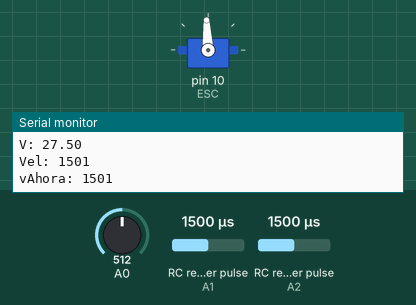
The sketch below on a simulated Arduino Uno, built with avr-gcc and run on an emulated ATmega328P. Shown: servo, the last lines printed to the serial monitor. Wiring (inferred from the names in the program): 2 × RC receiver channel: data A1 / data A2. The inputs (shaded band) are chosen by the test bench; at power-on: RC receiver pulse (sensors on A1, A2) 1500 µs, A0 = 512.

Above: at 1.2 s.
1.3 s: RC receiver pulse (sensor on A1) set to 1750 µs
At 1.9 s:
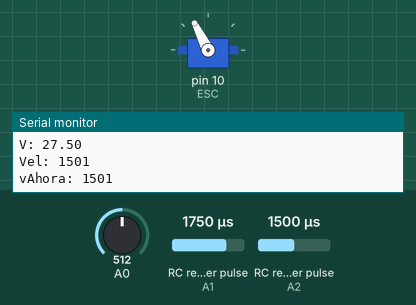
4.3 s: A0 set to 230
5.8 s: A0 set to 217
At 7.13 s:
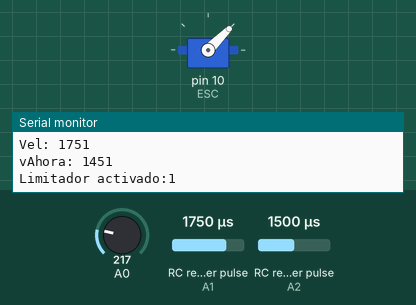
8.8 s: RC receiver pulse (sensor on A2) set to 1591 µs
11.8 s: RC receiver pulse (sensor on A2) set to 1614 µs
13.3 s: RC receiver pulse (sensor on A1) set to 1980 µs
At 14.7 s:
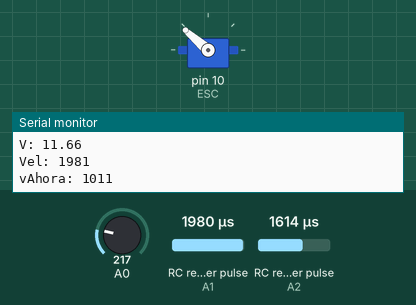
Timing chart, 0 to 15.8 s (numbered marks = the images above; inputs shaded):
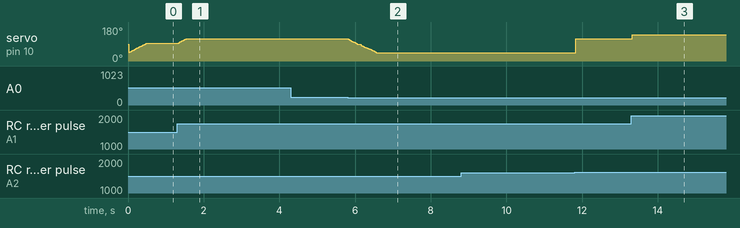

The sketch:

Arduino_VControl.ino
```cpp
#include <Servo.h>

Servo ESC;
int Receptor_CH3 = A1;
int Receptor_CH5 = A2;

float Varduino = 5; // valor real de la alimentacion de Arduino, Vcc
float R1 = 1000000; // 1M
float R2 = 100000; // 100K

float Vfinal = 0;
int velocidad = 1000;
int vAhora = 1000;
int velmin = 1000;
int incremento = 20;
int voltage_max = 12.5;

int iteraciones_escritura=50;
int escribe = 0;


void setup() {
pinMode(Receptor_CH3, INPUT);
pinMode(Receptor_CH5, INPUT);
Serial.begin(9600);
Serial.print("Voltaje Máximo: ");
Serial.print((int)(Varduino / (R2 / (R1 + R2))));
Serial.println("V");
Serial.println("");

ESC.attach(10);  // salida al ESC a D10

//delay(2000);
}

float leerVoltaje(){
 float v = (analogRead(0) * Varduino) / 1024.0;
 return(v / (R2 / (R1 + R2)));
}
bool switchActivado(){
int value = pulseIn(Receptor_CH5,HIGH);
  if (value >1600){
    return false;
  }
  return true;
}
void printSerial(){
  escribe++;
  if (escribe==iteraciones_escritura){
    escribe=0;
    Serial.print("Limitador activado:");
    Serial.println(switchActivado());
    Serial.print("V: ");
    Serial.println(Vfinal);
    Serial.print("Vel: ");
    Serial.println(velocidad);
    Serial.print("vAhora: ");
    Serial.println(vAhora);
  }
}
void loop() {

Vfinal = leerVoltaje();

velocidad=pulseIn(Receptor_CH3,HIGH);

if (Vfinal<voltage_max && vAhora>=velmin){
  vAhora = vAhora - incremento;
}else if (vAhora<velocidad) {
  vAhora=vAhora+incremento;
}else{
  vAhora=velocidad;
}

if (switchActivado()){
  ESC.writeMicroseconds(vAhora);
}else{
  ESC.writeMicroseconds(velocidad);
}

printSerial();
}
```

Measured:
- the behaviour switches between 224 and 223 on A0 (found by bisection; images 1 and 2)
- after the input at 1.3 s, servo on pin 10 (ESC): rises from 93° to 118° in 0.22 s, then falls to 117° in 0.02 s
- after the input at 13.3 s, servo on pin 10 (ESC): 117° → 139° at once
